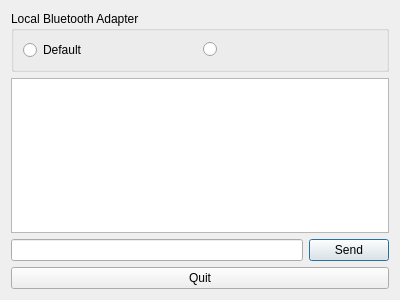
<?xml version="1.0" encoding="UTF-8"?>
<ui version="4.0">
 <class>Chat</class>
 <widget class="QDialog" name="Chat">
  <property name="geometry">
   <rect>
    <x>0</x>
    <y>0</y>
    <width>400</width>
    <height>300</height>
   </rect>
  </property>
  <property name="windowTitle">
   <string>Bluetooth Chat</string>
  </property>
  <layout class="QVBoxLayout" name="verticalLayout">
   <item>
    <widget class="QGroupBox" name="localAdapterBox">
     <property name="title">
      <string>Local Bluetooth Adapter</string>
     </property>
     <property name="checkable">
      <bool>false</bool>
     </property>
     <layout class="QHBoxLayout" name="horizontalLayout_3">
      <item>
       <widget class="QRadioButton" name="firstAdapter">
        <property name="text">
         <string>Default</string>
        </property>
       </widget>
      </item>
      <item>
       <widget class="QRadioButton" name="secondAdapter">
        <property name="text">
         <string/>
        </property>
       </widget>
      </item>
     </layout>
    </widget>
   </item>
   <item>
    <widget class="QTextEdit" name="chat">
     <property name="focusPolicy">
      <enum>Qt::NoFocus</enum>
     </property>
    </widget>
   </item>
   <item>
    <layout class="QHBoxLayout" name="horizontalLayout">
     <item>
      <widget class="QLineEdit" name="sendText"/>
     </item>
     <item>
      <widget class="QPushButton" name="sendButton">
       <property name="text">
        <string>Send</string>
       </property>
       <property name="default">
        <bool>true</bool>
       </property>
      </widget>
     </item>
    </layout>
   </item>
   <item>
    <layout class="QHBoxLayout" name="horizontalLayout_2"/>
   </item>
   <item>
    <widget class="QPushButton" name="quitButton">
     <property name="text">
      <string>Quit</string>
     </property>
    </widget>
   </item>
  </layout>
 </widget>
 <resources/>
 <connections/>
</ui>
